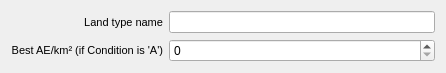
<?xml version="1.0" encoding="UTF-8"?>
<ui version="4.0">
 <class>Form</class>
 <widget class="QWidget" name="Form">
  <property name="geometry">
   <rect>
    <x>0</x>
    <y>0</y>
    <width>446</width>
    <height>70</height>
   </rect>
  </property>
  <property name="windowTitle">
   <string>Edit Paddock Details</string>
  </property>
  <layout class="QVBoxLayout" name="verticalLayout">
   <item>
    <layout class="QGridLayout" name="gridLayout">
     <property name="sizeConstraint">
      <enum>QLayout::SetMaximumSize</enum>
     </property>
     <item row="0" column="1">
      <widget class="QLineEdit" name="landTypeNameLineEdit">
       <property name="sizePolicy">
        <sizepolicy hsizetype="MinimumExpanding" vsizetype="Minimum">
         <horstretch>0</horstretch>
         <verstretch>0</verstretch>
        </sizepolicy>
       </property>
      </widget>
     </item>
     <item row="0" column="0">
      <widget class="QLabel" name="landTypeNameLabel">
       <property name="sizePolicy">
        <sizepolicy hsizetype="Preferred" vsizetype="Minimum">
         <horstretch>0</horstretch>
         <verstretch>0</verstretch>
        </sizepolicy>
       </property>
       <property name="minimumSize">
        <size>
         <width>0</width>
         <height>0</height>
        </size>
       </property>
       <property name="font">
        <font>
         <pointsize>8</pointsize>
        </font>
       </property>
       <property name="text">
        <string notr="true">Land type name</string>
       </property>
       <property name="alignment">
        <set>Qt::AlignRight|Qt::AlignTrailing|Qt::AlignVCenter</set>
       </property>
      </widget>
     </item>
     <item row="1" column="0">
      <widget class="QLabel" name="optimalCapacityPerAreaLabel">
       <property name="sizePolicy">
        <sizepolicy hsizetype="Minimum" vsizetype="Minimum">
         <horstretch>0</horstretch>
         <verstretch>0</verstretch>
        </sizepolicy>
       </property>
       <property name="font">
        <font>
         <pointsize>8</pointsize>
        </font>
       </property>
       <property name="text">
        <string notr="true">Best AE/km² (if Condition is 'A')</string>
       </property>
       <property name="alignment">
        <set>Qt::AlignRight|Qt::AlignTrailing|Qt::AlignVCenter</set>
       </property>
      </widget>
     </item>
     <item row="1" column="1">
      <widget class="QSpinBox" name="optimalCapacityPerAreaSpinBox">
       <property name="maximum">
        <number>100</number>
       </property>
       <property name="singleStep">
        <number>1</number>
       </property>
      </widget>
     </item>
    </layout>
   </item>
   <item>
    <spacer name="verticalSpacer">
     <property name="orientation">
      <enum>Qt::Vertical</enum>
     </property>
     <property name="sizeHint" stdset="0">
      <size>
       <width>20</width>
       <height>40</height>
      </size>
     </property>
    </spacer>
   </item>
  </layout>
 </widget>
 <resources/>
 <connections/>
</ui>
